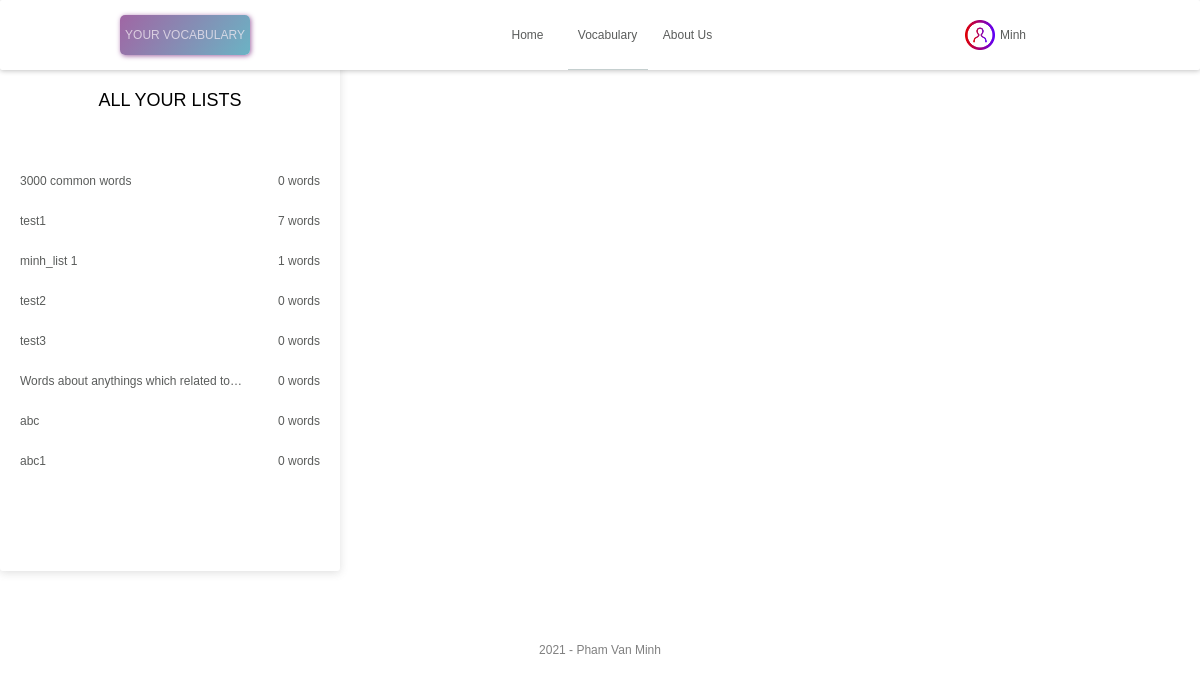
/vocab-repository (signed in), run on an earlier commit of the app's database.
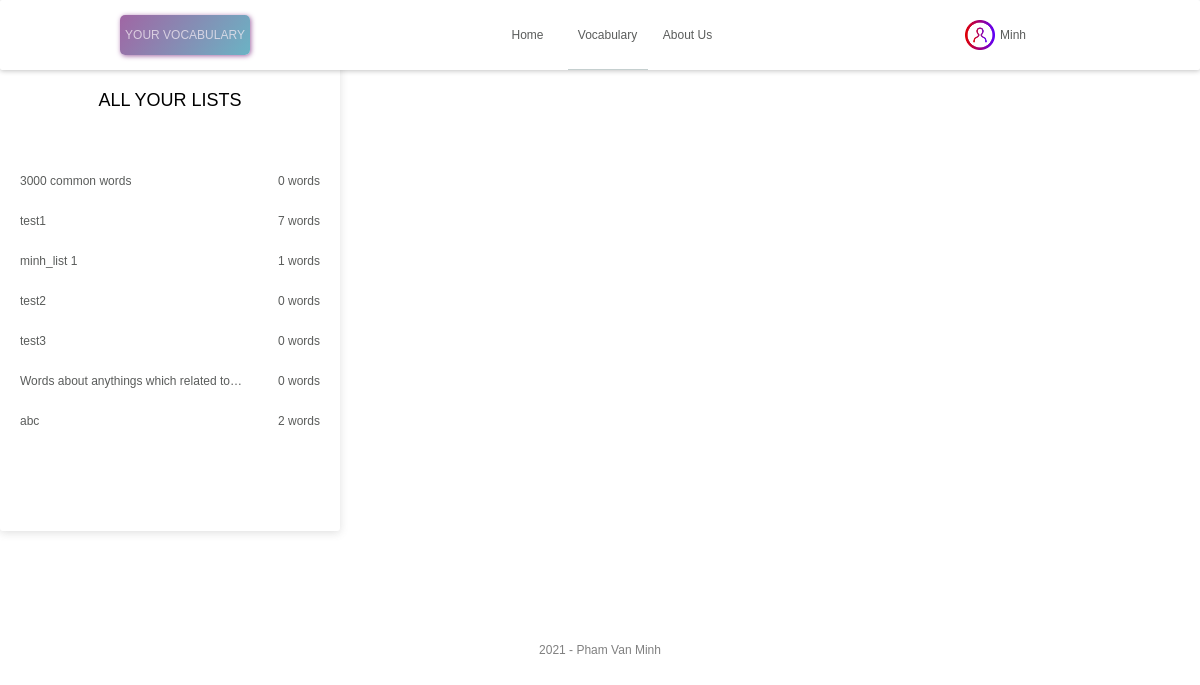
And on a later commit of the database.
### model/list.py (models this page shows, shortened)
class List(db.Model):
    __tablename__ = "list"
    list_id = db.Column(db.Integer, primary_key=True)
    list_name = db.Column(db.String(200), nullable=False)
    inserted_time = db.Column(db.String(100), nullable=False)
    user_id = db.Column(db.Integer, db.ForeignKey('user.user_id'))
    list_and_viet = db.relationship('Viet', secondary=list_and_viet, lazy='subquery')
    def to_json(self):
        return ListSchema().dump(self)

### app.py (the view)
@app.route('/vocab-repository', methods=['GET'])
@login_required
def vocab_repository_page():
    try:
        all_lists_with_num_viet = ListAction.get_all_lists_and_viet_words_quantity(
            user_id=current_user.user_id
        )
        return render_template(
            'vocab_repository.html',
            lists=all_lists_with_num_viet,
            page="vocab_repository_page"
        )
    except Exception as ex:
        logging.exception(ex)
        flash("Cannot render the page.", ERROR_FLASH_MESSAGE_TYPE)
        return render_template(
            'vocab_repository.html',
            lists=[],
            page="vocab_repository_page"
        )

### action/list.py (called while the page is built)
    @staticmethod
    def get_all_lists_and_viet_words_quantity(user_id) -> list:
        all_lists = List.query.filter_by(user_id=GENERAL_USER_ID).all()
        all_lists.extend(List.query.filter_by(user_id=user_id).all())
        all_lists_with_num_viet = []
        for list_entity in all_lists:
            item = list_entity.to_json()
            item.update({
                "num_viets": len(list_entity.list_and_viet)
            })
            all_lists_with_num_viet.append(item)
        return all_lists_with_num_viet

### model/user.py (called while the page is built)
@login_manager.user_loader
def load_user(user_id):
    return User.query.filter_by(user_id=user_id).first()

### templates/vocab_repository.html (shortened to what this page needs)
{% extends 'base.html' %}
{% block head %}
  <link rel="stylesheet" href="{{ url_for('static', filename='css/vocab_repository.css') }}">
{% endblock %}
{% block content %}
    <div class="lists-container">
        <div class="content-of-lists-container">
            <div class="list-of-list-name">
                <h2>ALL YOUR LISTS</h2>
                {% for list in lists %}
                    <div class="a-list-value" list-id="{{ list.list_id }}" list-name="{{ list.list_name }}">
                        <div class="list-name-value text-overflow-dot">
                            {{ list.list_name }}
                        </div>
                        <div class="viet-quanity-value text-overflow-dot">
                            {{ list.num_viets }} words
                        </div>
                    </div>
                {% endfor %}
            </div>
        </div>
    </div>
{% endblock %}

What changed in the data, as far as the page shows it:
removed List: list_name "abc1", num_viets "0"
computed for List "abc": num_viets "0" → "2"
